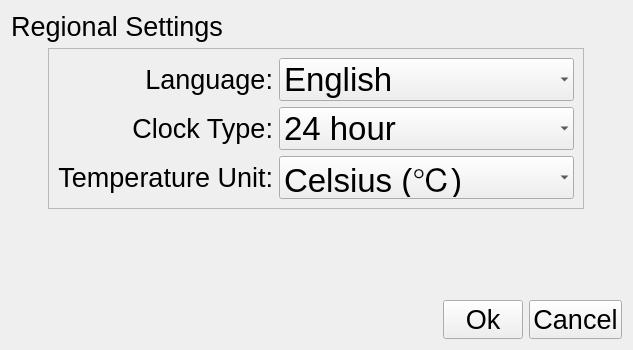
<?xml version="1.0" encoding="UTF-8"?>
<ui version="4.0">
 <class>RegionalSettings</class>
 <widget class="QWidget" name="RegionalSettings">
  <property name="geometry">
   <rect>
    <x>0</x>
    <y>0</y>
    <width>633</width>
    <height>350</height>
   </rect>
  </property>
  <property name="windowTitle">
   <string>Form</string>
  </property>
  <layout class="QGridLayout" name="gridLayout">
   <item row="0" column="0" colspan="3">
    <layout class="QHBoxLayout" name="horizontalLayout_4">
     <item>
      <widget class="QLabel" name="titleLabel">
       <property name="font">
        <font>
         <pointsize>20</pointsize>
        </font>
       </property>
       <property name="text">
        <string>Regional Settings</string>
       </property>
       <property name="alignment">
        <set>Qt::AlignCenter</set>
       </property>
      </widget>
     </item>
     <item>
      <spacer name="horizontalSpacer_3">
       <property name="orientation">
        <enum>Qt::Horizontal</enum>
       </property>
       <property name="sizeHint" stdset="0">
        <size>
         <width>40</width>
         <height>20</height>
        </size>
       </property>
      </spacer>
     </item>
    </layout>
   </item>
   <item row="1" column="1">
    <widget class="QFrame" name="frame_1">
     <property name="frameShape">
      <enum>QFrame::StyledPanel</enum>
     </property>
     <property name="frameShadow">
      <enum>QFrame::Raised</enum>
     </property>
     <layout class="QHBoxLayout" name="horizontalLayout">
      <item>
       <layout class="QVBoxLayout" name="verticalLayout">
        <item>
         <widget class="QLabel" name="label">
          <property name="font">
           <font>
            <pointsize>20</pointsize>
           </font>
          </property>
          <property name="text">
           <string>Language:</string>
          </property>
          <property name="alignment">
           <set>Qt::AlignRight|Qt::AlignTrailing|Qt::AlignVCenter</set>
          </property>
         </widget>
        </item>
        <item>
         <widget class="QLabel" name="label_2">
          <property name="font">
           <font>
            <pointsize>20</pointsize>
           </font>
          </property>
          <property name="text">
           <string>Clock Type:</string>
          </property>
          <property name="alignment">
           <set>Qt::AlignRight|Qt::AlignTrailing|Qt::AlignVCenter</set>
          </property>
         </widget>
        </item>
        <item>
         <widget class="QLabel" name="unitLabel">
          <property name="font">
           <font>
            <pointsize>20</pointsize>
           </font>
          </property>
          <property name="text">
           <string>Temperature Unit:</string>
          </property>
          <property name="alignment">
           <set>Qt::AlignRight|Qt::AlignTrailing|Qt::AlignVCenter</set>
          </property>
         </widget>
        </item>
       </layout>
      </item>
      <item>
       <layout class="QVBoxLayout" name="verticalLayout_2">
        <item>
         <widget class="QComboBox" name="comboBox">
          <property name="font">
           <font>
            <pointsize>25</pointsize>
           </font>
          </property>
          <property name="frame">
           <bool>false</bool>
          </property>
          <item>
           <property name="text">
            <string>English</string>
           </property>
          </item>
          <item>
           <property name="text">
            <string>Chinese Simplified</string>
           </property>
          </item>
         </widget>
        </item>
        <item>
         <widget class="QComboBox" name="comboBox_2">
          <property name="font">
           <font>
            <pointsize>25</pointsize>
           </font>
          </property>
          <property name="frame">
           <bool>false</bool>
          </property>
          <item>
           <property name="text">
            <string>24 hour</string>
           </property>
          </item>
          <item>
           <property name="text">
            <string>12 hour</string>
           </property>
          </item>
         </widget>
        </item>
        <item>
         <widget class="QComboBox" name="unitComboBox">
          <property name="font">
           <font>
            <pointsize>25</pointsize>
           </font>
          </property>
          <property name="maxCount">
           <number>100</number>
          </property>
          <property name="sizeAdjustPolicy">
           <enum>QComboBox::AdjustToContentsOnFirstShow</enum>
          </property>
          <property name="frame">
           <bool>false</bool>
          </property>
          <item>
           <property name="text">
            <string>Celsius (℃)</string>
           </property>
          </item>
          <item>
           <property name="text">
            <string>Fahrenheit (ºF)</string>
           </property>
          </item>
         </widget>
        </item>
       </layout>
      </item>
     </layout>
    </widget>
   </item>
   <item row="1" column="2">
    <spacer name="horizontalSpacer_2">
     <property name="orientation">
      <enum>Qt::Horizontal</enum>
     </property>
     <property name="sizeHint" stdset="0">
      <size>
       <width>40</width>
       <height>20</height>
      </size>
     </property>
    </spacer>
   </item>
   <item row="2" column="1" colspan="2">
    <spacer name="verticalSpacer">
     <property name="orientation">
      <enum>Qt::Vertical</enum>
     </property>
     <property name="sizeHint" stdset="0">
      <size>
       <width>20</width>
       <height>40</height>
      </size>
     </property>
    </spacer>
   </item>
   <item row="3" column="0" colspan="3">
    <layout class="QHBoxLayout" name="horizontalLayout_3">
     <item>
      <spacer name="horizontalSpacer">
       <property name="orientation">
        <enum>Qt::Horizontal</enum>
       </property>
       <property name="sizeHint" stdset="0">
        <size>
         <width>87</width>
         <height>20</height>
        </size>
       </property>
      </spacer>
     </item>
     <item>
      <widget class="HacPushButton" name="okButton">
       <property name="font">
        <font>
         <pointsize>20</pointsize>
        </font>
       </property>
       <property name="text">
        <string>Ok</string>
       </property>
      </widget>
     </item>
     <item>
      <widget class="HacPushButton" name="cancelButton">
       <property name="font">
        <font>
         <pointsize>20</pointsize>
        </font>
       </property>
       <property name="text">
        <string>Cancel</string>
       </property>
      </widget>
     </item>
    </layout>
   </item>
   <item row="1" column="0">
    <spacer name="horizontalSpacer_4">
     <property name="orientation">
      <enum>Qt::Horizontal</enum>
     </property>
     <property name="sizeHint" stdset="0">
      <size>
       <width>40</width>
       <height>20</height>
      </size>
     </property>
    </spacer>
   </item>
  </layout>
 </widget>
 <customwidgets>
  <customwidget>
   <class>HacPushButton</class>
   <extends>QPushButton</extends>
   <header location="global">hacpushbutton.h</header>
  </customwidget>
 </customwidgets>
 <resources>
  <include location="../res/hac.qrc"/>
 </resources>
 <connections/>
</ui>
